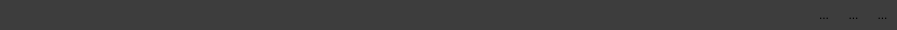
<?xml version="1.0" encoding="UTF-8"?>
<ui version="4.0">
 <class>Dialog</class>
 <widget class="QDialog" name="Dialog">
  <property name="geometry">
   <rect>
    <x>0</x>
    <y>0</y>
    <width>897</width>
    <height>30</height>
   </rect>
  </property>
  <property name="sizePolicy">
   <sizepolicy hsizetype="Expanding" vsizetype="Preferred">
    <horstretch>0</horstretch>
    <verstretch>0</verstretch>
   </sizepolicy>
  </property>
  <property name="minimumSize">
   <size>
    <width>820</width>
    <height>30</height>
   </size>
  </property>
  <property name="maximumSize">
   <size>
    <width>16777215</width>
    <height>48</height>
   </size>
  </property>
  <property name="windowTitle">
   <string>Dialog</string>
  </property>
  <layout class="QVBoxLayout" name="verticalLayout">
   <property name="spacing">
    <number>0</number>
   </property>
   <property name="leftMargin">
    <number>0</number>
   </property>
   <property name="topMargin">
    <number>0</number>
   </property>
   <property name="rightMargin">
    <number>0</number>
   </property>
   <property name="bottomMargin">
    <number>0</number>
   </property>
   <item>
    <widget class="QFrame" name="frame_2">
     <property name="sizePolicy">
      <sizepolicy hsizetype="Expanding" vsizetype="Fixed">
       <horstretch>0</horstretch>
       <verstretch>0</verstretch>
      </sizepolicy>
     </property>
     <property name="minimumSize">
      <size>
       <width>820</width>
       <height>30</height>
      </size>
     </property>
     <property name="maximumSize">
      <size>
       <width>16777215</width>
       <height>30</height>
      </size>
     </property>
     <property name="styleSheet">
      <string notr="true">*{
	background: rgb(61,61,61);
	border: none;
}

#frame {
	background: black;
}

QToolButton {
	padding: 5px;
	
}

QToolButton:hover {
	background: rgb(170,170,170);
}</string>
     </property>
     <property name="frameShape">
      <enum>QFrame::StyledPanel</enum>
     </property>
     <property name="frameShadow">
      <enum>QFrame::Raised</enum>
     </property>
     <layout class="QGridLayout" name="gridLayout_3">
      <property name="leftMargin">
       <number>0</number>
      </property>
      <property name="topMargin">
       <number>0</number>
      </property>
      <property name="rightMargin">
       <number>0</number>
      </property>
      <property name="bottomMargin">
       <number>0</number>
      </property>
      <property name="horizontalSpacing">
       <number>0</number>
      </property>
      <item row="0" column="4">
       <widget class="QToolButton" name="toolbtn_close">
        <property name="minimumSize">
         <size>
          <width>0</width>
          <height>25</height>
         </size>
        </property>
        <property name="styleSheet">
         <string notr="true"/>
        </property>
        <property name="text">
         <string>...</string>
        </property>
        <property name="icon">
         <iconset>
          <normaloff>iconUI/close.png</normaloff>iconUI/close.png</iconset>
        </property>
        <property name="iconSize">
         <size>
          <width>20</width>
          <height>20</height>
         </size>
        </property>
       </widget>
      </item>
      <item row="0" column="3">
       <widget class="QToolButton" name="toolbtn_maximize">
        <property name="minimumSize">
         <size>
          <width>25</width>
          <height>25</height>
         </size>
        </property>
        <property name="text">
         <string>...</string>
        </property>
        <property name="icon">
         <iconset>
          <normaloff>iconUI/maximize.png</normaloff>iconUI/maximize.png</iconset>
        </property>
        <property name="iconSize">
         <size>
          <width>15</width>
          <height>15</height>
         </size>
        </property>
       </widget>
      </item>
      <item row="0" column="1">
       <widget class="QToolButton" name="toolbtn_minimize">
        <property name="minimumSize">
         <size>
          <width>30</width>
          <height>30</height>
         </size>
        </property>
        <property name="maximumSize">
         <size>
          <width>30</width>
          <height>30</height>
         </size>
        </property>
        <property name="text">
         <string>...</string>
        </property>
        <property name="icon">
         <iconset>
          <normaloff>iconUI/minimize.png</normaloff>iconUI/minimize.png</iconset>
        </property>
        <property name="iconSize">
         <size>
          <width>21</width>
          <height>23</height>
         </size>
        </property>
       </widget>
      </item>
      <item row="0" column="0">
       <spacer name="horizontalSpacer_3">
        <property name="orientation">
         <enum>Qt::Horizontal</enum>
        </property>
        <property name="sizeHint" stdset="0">
         <size>
          <width>40</width>
          <height>20</height>
         </size>
        </property>
       </spacer>
      </item>
     </layout>
    </widget>
   </item>
  </layout>
 </widget>
 <resources/>
 <connections/>
</ui>
